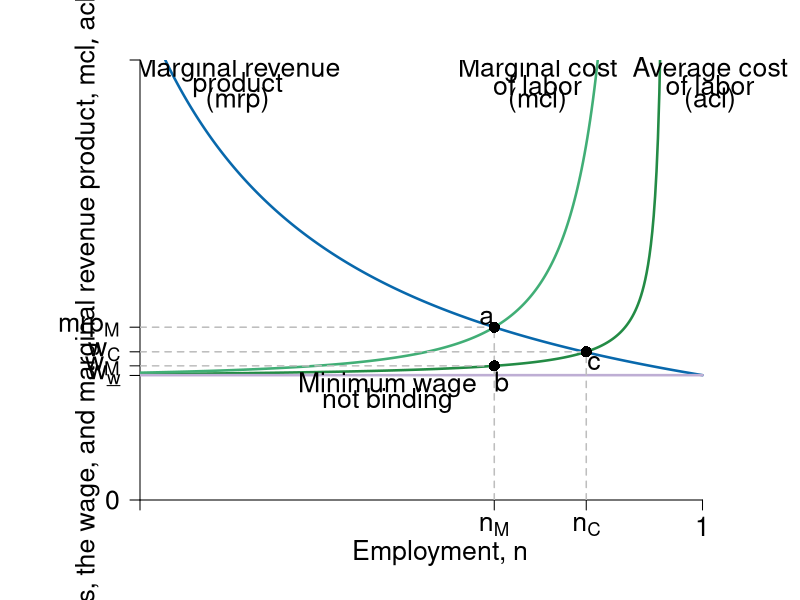
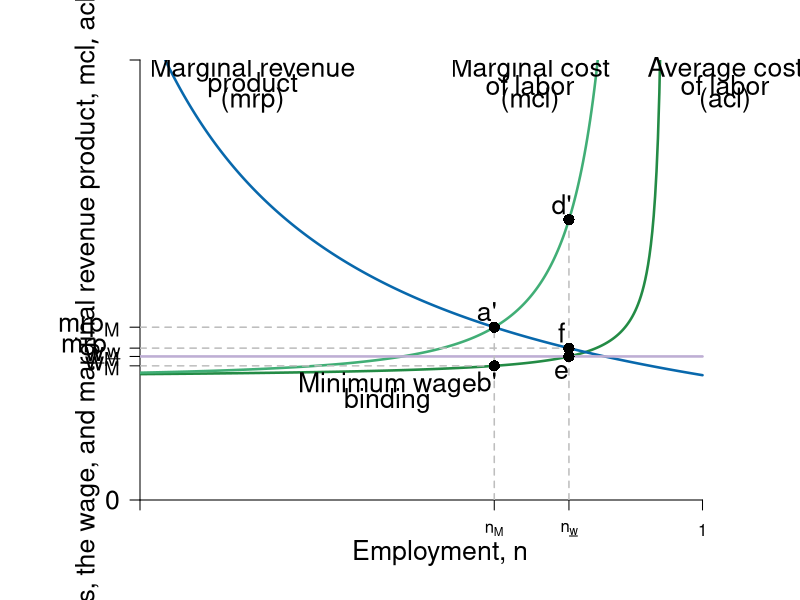
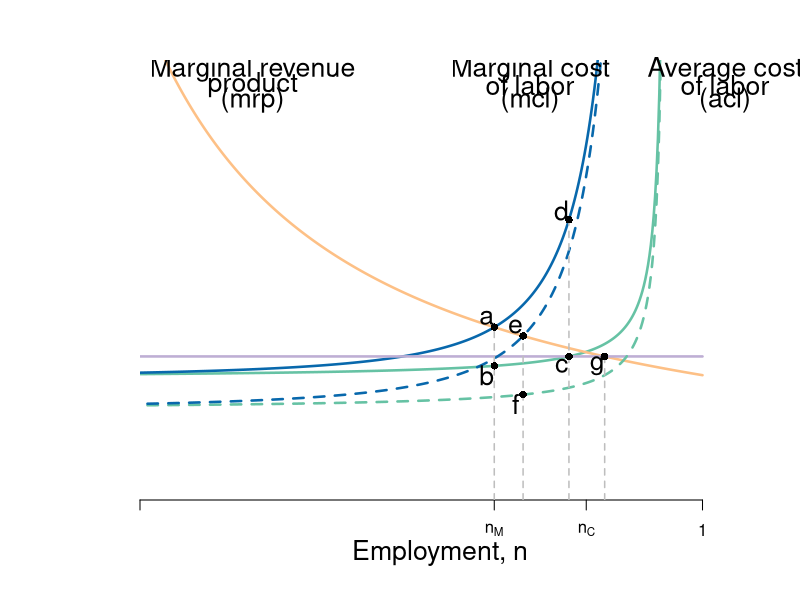

Write the R code that produced these figures, in order.
require(shape, rootSolve)

#define functions
Delta <- function(n,v=0.05){
  1-v*n / (1-n)
}

ACL <- function(n, a = 1, tau = 0.5, v = 0.05, b = 2, s = 0) {
  a / ( tau * Delta(n,v) ) + b - s
}


MCL <- function(n,a=1,tau = 0.5 , v = 0.05, b = 2, s= 0) {
  d_Delta <- function(n,v= 0.05){
    -v/(1-n)^2
  }
  d_ACL <- function(n,a=1,tau = 0.5 , v = 0.05, b = 2, s= 0){
    - a*d_Delta(n,v) / (tau * Delta(n,v)^2)
  }
  ACL(n,a,tau,v,b,s) + n * d_ACL(n, a,tau, v, b, s)
}

MRP<-function(n){
  4/n
}
# solve the level of employment in different setting.
employment <- function(a=1,tau = 0.5 , v = 0.05, b = 2, s = 0, min = FALSE){
  ## return the employment level
  ## The four cases: 
  ## No EITC, no min wage:  employment()
  ## No EITC, min = 4.6: employment(min =  4.6)
  ## EITC, no min wage: employment(s=1)
  ## EITC, min = 4.6: employment(min = 4.6, s = 1)
  nmax <- 1/(1+v)-0.001
  if (min == FALSE){
    n <- uniroot(MRP_eq_MCL(n,a,tau,v,b,s),c(0.0001,nmax))$root
  } else{
    n1 <- uniroot(MRP_eq_min(n, min),c(0.0001,nmax))$root
    n2 <- uniroot(ACL_eq_min(n, a, tau, v, b, s, min),c(0.0001,nmax))$root
    n <- min(n1,n2)
  }
  return(n)
}

MRP_eq_MCL <- function(n,a=1,tau = 0.5 , v = 0.05, b = 2, s = 0){
  equation <- function(n){
    MRP(n) - MCL(n,a,tau,v, b, s)
  }
}
ACL_eq_min <- function(n, a = 1, tau = 0.5, v = 0.05, b = 2, s = 0, min = 4.6){
  equation<-function(n){
    ACL(n,a,tau,v,b,s)-min
  }
}
MRP_eq_min <- function(n,min=4.6){
  equation <- function(n){
    MRP(n) - min
  }
}
Min <- function(n, min = 4.6){
  min*n/n
}

#Set parameters for graphics
axislabelsize <- 1.6
graphlinewidth <- 2.5
segmentlinewidth <- 1.5

COL <- c("#7fc97f", "#beaed4", "#fdc086", "#ffff99", "#386cb0", "#f0027f", "#bf5b17", "#666666")
COLA <- c("#e0f3db", "#99d8c9","#66c2a4","#41ae76", "#238b45", "#005824")
COLB <- c("#4eb3d3", "#2b8cbe", "#0868ac","#084081")

ylims <- c(0, 14.1)
xlims <- c(0.25, 1.05)
npts <- 501
x <- seq(xlims[1], xlims[2], length.out = npts)
y <- seq(ylims[1], ylims[2], length.out = npts) 

# ----
# first plot: competitive vs monopsony
pdf(file = "employment/monopsony_minwage1.pdf", width = 12, height = 10)
par(mar =  c(5, 7, 3, 3))

#Notice the plot starts at x = 0.2 not 0
plot(xlims[1], 0, xlim = xlims, ylim = ylims, type = "n",
     xlab = expression(paste("")),
     ylab = expression(paste("")), 
     xaxt = "n", 
     yaxt = "n", 
     cex.lab = axislabelsize, 
     bty = "n", 
     xaxs="i", 
     yaxs="i"
)

# ticksx <- seq(from = 0, to = xlims[2], by = 0.2)
# xlabels <- seq(from = 0, to = xlims[2], by = 0.2)
# ticksy <- seq(from = 0, to = ylims[2], by = 2)
# ylabels <- seq(from = 0, to = ylims[2], by = 2)

ticksx <- c(xlims[1], employment(), 0.845, 1)
xlabels <- c(NA, expression(paste(n[M])), expression(paste(n[C])), 1)
ticksy <- c(ylims[1], ACL(0.85) - 0.8, ACL(employment()), ACL(0.845), MCL(employment()), ylims[2])
ylabels <- c(0, expression(paste(w[underline("w")])), expression(paste(w[M])), expression(paste(w[C])), expression(paste("mrp"["M"])), NA)

axis(1, at = ticksx, pos = 0, labels = xlabels, cex.axis = axislabelsize)
axis(2, at = ticksy, pos = xlims[1], labels = ylabels, las = 1, cex.axis = axislabelsize)

npts <- 500 
xx1 <- seq(0.01, 0.95, length.out = npts)
xx2 <- seq(0, 1, length.out = 600)

#Draw the graphs
lines(xx1, ACL(xx1), col = COLA[5], lwd  = graphlinewidth)
lines(xx1, MCL(xx1), col = COLA[4], lwd = graphlinewidth)
lines(xx2, MRP(xx2), col = COLB[3], lwd = graphlinewidth)
lines(xx2, Min(xx2, 4), col = COL[2],lwd = graphlinewidth)
#lines(xx1, Min(xx1), col = COL[6], lwd = graphlinewidth)
# with s=1
## lines(xx1, ACL(xx1, s = 1), col = COLA[3], lwd = graphlinewidth, lty= 3)
## lines(xx1, MCL(xx1, s = 1), col = COLB[1], lwd = graphlinewidth,lty = 3)

#Axis labels
mtext(expression(paste("Employment, ", n)), side = 1, line = 2.5, cex = axislabelsize)
text(0.18, 0.5*ylims[2], expression(paste("Costs, the wage, and marginal revenue product, ", list(mcl, acl, w, mrp) )), xpd = TRUE, cex = axislabelsize, srt = 90) 


#add segments
segments(0, ACL(employment()), employment(), ACL(employment()), lty = 2, col = "gray", lwd = segmentlinewidth)
segments(employment(), 0, employment(), MRP(employment()), lty = 2, col = "gray", lwd = segmentlinewidth)

segments(0, ACL(0.845), 0.845, ACL(0.845), lty = 2, col = "gray", lwd = segmentlinewidth)
segments(0.845, 0, 0.845, ACL(0.845), lty = 2, col = "gray", lwd = segmentlinewidth)

segments(0, MCL(employment()), employment(), MCL(employment()), lty = 2, col = "gray", lwd = segmentlinewidth)
## add points

points(employment(), ACL(employment()), pch = 16, col = "black", cex = 1.5)
points(employment(), MRP(employment()), pch = 16, col = "black", cex = 1.5)
points(0.845, ACL(0.845), pch = 16, col = "black", cex = 1.5)

# label points
text(employment() + 0.01, ACL(employment()) - 0.5 , "b", cex = axislabelsize)
text(employment() - 0.01, MCL(employment()) + 0.3 , "a", cex = axislabelsize)
text(0.845 + 0.01, ACL(0.85) - 0.4, "c", cex = axislabelsize)


# add labels to graphs
#text(1.03, 14.3, "Monopsony", cex = axislabelsize, xpd = TRUE)
text(1.01, 13.8, "Average cost", cex = axislabelsize, xpd = TRUE)
text(1.01, 13.3, "of labor", cex = axislabelsize, xpd = TRUE)
text(1.01, 12.8, "(acl)", cex = axislabelsize, xpd = TRUE)

#text(0.77, 14.3, "Monopsony", cex = axislabelsize, xpd = TRUE)
text(0.78, 13.8, "Marginal cost", cex = axislabelsize)
text(0.78, 13.3, "of labor", cex = axislabelsize)
text(0.78, 12.8, "(mcl)", cex = axislabelsize)

text(0.38, 13.8, "Marginal revenue", cex = axislabelsize)
text(0.38, 13.3, "product", cex = axislabelsize)
text(0.38, 12.8, "(mrp)", cex = axislabelsize)

text(0.58, ACL(0.85) - 1.1, "Minimum wage", cex = axislabelsize)
text(0.58, ACL(0.85) - 1.6, "not binding", cex = axislabelsize)

# text(0.85, 3.7, "Competitive", cex = axislabelsize)
# text(0.85, 3.2, "Marginal cost", cex = axislabelsize)
# text(0.85, 2.7, "of labor", cex = axislabelsize)
# text(0.85, 2.2, expression(paste( (mcl[C]) )), cex = axislabelsize)



dev.off()
# ----
# second plot:  monopsony and minwage
pdf(file = "employment/monopsony_minwage2.pdf", width = 12, height = 10)
par(mar =  c(5, 7, 3, 3))

plot(xlims[1], 0, xlim = xlims, ylim = ylims, type = "n",
     xlab = expression(paste("")),
     ylab = expression(paste("")), 
     xaxt = "n", 
     yaxt = "n", 
     cex.lab = axislabelsize, 
     bty = "n", 
     xaxs="i", 
     yaxs="i"
)

ticksx2 <- c(xlims[1], employment(), employment(min = 4.6), 1)
xlabels2 <- c(NA, expression(paste(n[M])), expression(paste(n[underline("w")])), 1)
ticksy2 <- c(ylims[1], ACL(employment()), ACL(employment(min = 4.6)), MRP(employment(min = 4.6)), MCL(employment()), ylims[2])
ylabels2 <- c(0, expression(paste("w"["M"])),expression(paste(underline("w")["M"])), expression(paste("mrp"[underline("w")])), expression(paste("mrp"["M"])), NA)

#Axis Lines
axis(1, at = ticksx2, pos = 0, labels = xlabels2)
#axis(2, at = ticksy, pos = 0, labels = ylabels, las = 1)
axis(2, at = ticksy2, pos = xlims[1], labels = ylabels2, las = 1, cex.axis = axislabelsize)


#Draw the graphs
lines(xx1, ACL(xx1), col = COLA[5], lwd  = graphlinewidth)
lines(xx1, MCL(xx1), col = COLA[4], lwd = graphlinewidth)
lines(xx2, MRP(xx2), col = COLB[3], lwd = graphlinewidth)
lines(xx2,Min(xx2), col = COL[2],lwd = graphlinewidth)

#Axis labels
mtext(expression(paste("Employment, ", n)), side = 1, line = 2.5, cex = axislabelsize)
# text(-0.1, 0.5*ylims[2], expression(paste("Marginal revenue and marginal cost, ", list(mrp, mcl) )), xpd = TRUE, cex = axislabelsize, srt = 90) 
text(0.18, 0.5*ylims[2], expression(paste("Costs, the wage, and marginal revenue product, ", list(mcl, acl, w, mrp) )), xpd = TRUE, cex = axislabelsize, srt = 90) 


#add segments
segments(employment(), 0, employment(), MRP(employment()), lty = 2, col = "gray", lwd = segmentlinewidth)
segments(employment(min = 4.6), 0, employment(min =  4.6), MCL(employment(min = 4.6)), lty = 2, col = "gray", lwd = segmentlinewidth)
segments(0, MCL(employment()), employment(), MCL(employment()), lty = 2, col = "gray", lwd = segmentlinewidth)
segments(0, MRP(employment(min = 4.6)), employment(min = 4.6), MRP(employment(min = 4.6)), lty = 2, col = "gray", lwd = segmentlinewidth)
segments(0, ACL(employment()), employment(), ACL(employment()), lty = 2, col = "gray", lwd = segmentlinewidth)

# add points
points(employment(), ACL(employment()), pch = 16, col = "black", cex = 1.5)
points(employment(), MRP(employment()), pch = 16, col = "black", cex = 1.5)
points(employment(min=4.6), MCL(employment(min=4.6)), pch = 16, col = "black", cex = 1.5)
points(employment(min=4.6), Min(employment(min=4.6)), pch = 16, col = "black", cex = 1.5)
points(employment(min = 4.6), MRP(employment(min = 4.6)), pch = 16, col = "black", cex = 1.5)

# add labels
text(1.03, 13.8, "Average cost", cex = axislabelsize, xpd = TRUE)
text(1.03, 13.3, "of labor", cex = axislabelsize, xpd = TRUE)
text(1.03, 12.8, "(acl)", cex = axislabelsize, xpd = TRUE)

text(0.77, 13.8, "Marginal cost", cex = axislabelsize)
text(0.77, 13.3, "of labor", cex = axislabelsize)
text(0.77, 12.8, "(mcl)", cex = axislabelsize)

text(0.4, 13.8, "Marginal revenue", cex = axislabelsize)
text(0.4, 13.3, "product", cex = axislabelsize)
text(0.4, 12.8, "(mrp)", cex = axislabelsize)

text(employment()-0.01,ACL(employment())-0.5 , "b'", cex = axislabelsize)
text(employment()-0.01,MCL(employment())+0.5 , "a'", cex = axislabelsize)
text(employment(min = 4.6)-0.01,ACL(employment(min = 4.6))-0.5 , "e", cex = axislabelsize)
text(employment(min = 4.6)-0.01,MCL(employment(min =  4.6))+0.5 , "d'", cex = axislabelsize)
text(employment(min = 4.6)-0.01, MRP(employment(min = 4.6))+0.5, "f", cex = axislabelsize)

text(0.58, ACL(0.85) - 1.1, "Minimum wage", cex = axislabelsize)
text(0.58, ACL(0.85) - 1.6, "binding", cex = axislabelsize)

dev.off()
# ----
# third plot:  monopsony, minwage and EITC
pdf(file = "employment/monopsony_minwage3.pdf", width = 15, height = 12)
par(mar =  c(5, 7, 3, 3))

plot(0, 0, xlim = xlims, ylim = ylims, type = "n",
     xlab = expression(paste("")),
     ylab = expression(paste("")), 
     xaxt = "n", 
     yaxt = "n", 
     cex.lab = axislabelsize, 
     bty = "n", 
     xaxs="i", 
     yaxs="i"
)


axis(1, at = ticksx, pos = 0, labels = xlabels)
axis(2, at = ticksy, pos = 0, labels = ylabels, las = 1)

#Draw the graphs
lines(xx1, ACL(xx1), col = COLA[3], lwd  = graphlinewidth)
lines(xx1, MCL(xx1), col = COLB[3], lwd = graphlinewidth)
lines(xx2, MRP(xx2), col = COL[3], lwd = graphlinewidth)
lines(xx2,Min(xx2), col = COL[2],lwd = graphlinewidth)
# with s=1
lines(xx1, ACL(xx1, s = 1), col = COLA[3], lwd = graphlinewidth, lty= 2)
lines(xx1, MCL(xx1, s = 1), col = COLB[3], lwd = graphlinewidth,lty = 2)

#Axis labels
mtext(expression(paste("Employment, ", n)), side = 1, line = 2.5, cex = axislabelsize)
text(-0.1, 0.5*ylims[2], expression(paste("Marginal cost, average cost, and marginal revenue product, ", list(mcl, acl, mrp) )), xpd = TRUE, cex = axislabelsize, srt = 90) 


#add segments
segments(employment(), 0, employment(), MRP(employment()), lty = 2, col = "gray", lwd = segmentlinewidth)
segments(employment(min = 4.6), 0, employment(min =  4.6), MCL(employment(min = 4.6)), lty = 2, col = "gray", lwd = segmentlinewidth)
segments(employment(min = 4.6, s=1), 0, employment(min =  4.6, s=1), MRP(employment(min = 4.6, s= 1)), lty = 2, col = "gray", lwd = segmentlinewidth)
segments(employment(s=1), 0, employment(s=1), MRP(employment(s= 1)), lty = 2, col = "gray", lwd = segmentlinewidth)
## add points

points(employment(), ACL(employment()), pch = 16, col = "black", cex = 1)
points(employment(), MRP(employment()), pch = 16, col = "black", cex = 1)
points(employment(min=4.6), MCL(employment(min=4.6)), pch = 16, col = "black", cex = 1)
points(employment(min=4.6), Min(employment(min=4.6)), pch = 16, col = "black", cex = 1)
#with s=1
points(employment(s=1), ACL(s=1,employment(s=1)), pch = 16, col = "black", cex = 1)
points(employment(s=1), MRP(employment(s=1)), pch = 16, col = "black", cex = 1)
points(employment(min=4.6,s=1), MCL(s=1,employment(min=4.6,s=1)), pch = 16, col = "black", cex = 1)
points(employment(min=4.6,s=1), Min(employment(min=4.6,s=1)), pch = 16, col = "black", cex = 1)

# add labels
text(1.03, 13.8, "Average cost", cex = axislabelsize, xpd = TRUE)
text(1.03, 13.3, "of labor", cex = axislabelsize, xpd = TRUE)
text(1.03, 12.8, "(acl)", cex = axislabelsize, xpd = TRUE)

text(0.77, 13.8, "Marginal cost", cex = axislabelsize)
text(0.77, 13.3, "of labor", cex = axislabelsize)
text(0.77, 12.8, "(mcl)", cex = axislabelsize)

text(0.4, 13.8, "Marginal revenue", cex = axislabelsize)
text(0.4, 13.3, "product", cex = axislabelsize)
text(0.4, 12.8, "(mrp)", cex = axislabelsize)

text(employment()-0.01,ACL(employment())-0.3 , "b", cex = axislabelsize)
text(employment()-0.01,MCL(employment())+0.3 , "a", cex = axislabelsize)
text(employment(min = 4.6)-0.01,ACL(employment(min = 4.6))-0.3 , "c", cex = axislabelsize)
text(employment(min = 4.6)-0.01,MCL(employment(min =  4.6))+0.3 , "d", cex = axislabelsize)
text(employment(s=1)-0.01,ACL(s=1,employment(s=1))-0.3 , "f", cex = axislabelsize)
text(employment(s=1)-0.01,MCL(employment(s=1),s=1)+0.3 , "e", cex = axislabelsize)
text(employment(s=1, min = 4.6)-0.01,4.6-0.3 , "g", cex = axislabelsize)
dev.off()
